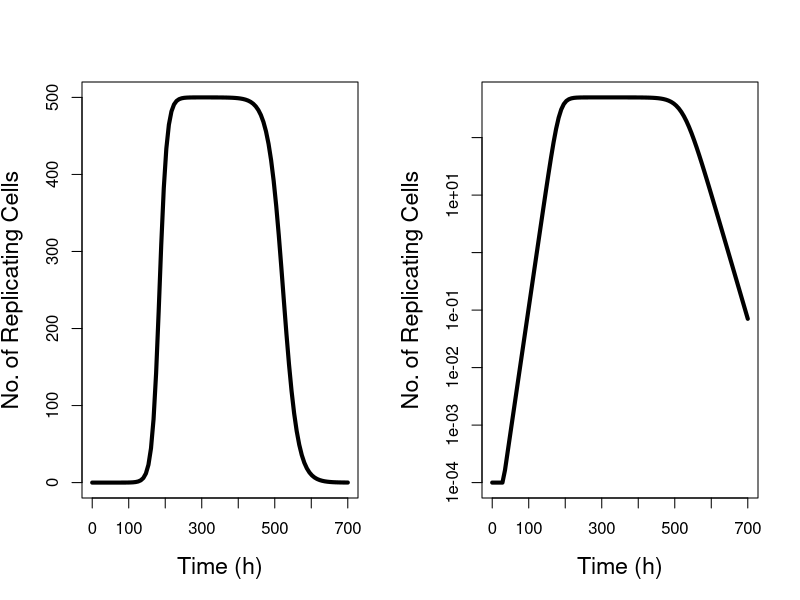

Write the R code that produced this figure.
# This file generates a figure of what is considered typical population growth behaviour
# Used as Figure 1 in Dissertation

# Logistic growth model
logistic = function(K,r,x0,t) (K*x0*exp(r*t))/(K+x0*(exp(r*t)-1))

# Logistic growth model with lag (add delay)
lag_logistic = function(K,r,x0,lag,t) pmax(x0,logistic(K,r,x0,t-lag))

# Full growth curve (lag phase, exponential phase, stationary phase, decay phase)
full_curve = function(K,r,x0,lag,x0_d,d,t) lag_logistic(K,r,x0,lag,t)-lag_logistic(K,d,x0_d,lag,t)

op=par(mfrow=c(1,2))
# Original Scale
curve(full_curve(500,0.1,0.0001,30,0.00000001,0.05,x),
      from=0,to=700,log="",xlab="Time (h)",ylab="No. of Replicating Cells",lwd=4,cex.lab=1.4)

# Log Scale
curve(full_curve(500,0.1,0.0001,30,0.00000001,0.05,x),
      from=0,to=700,log="y",xlab="Time (h)",ylab="No. of Replicating Cells",lwd=4,cex.lab=1.4)
par(op)
